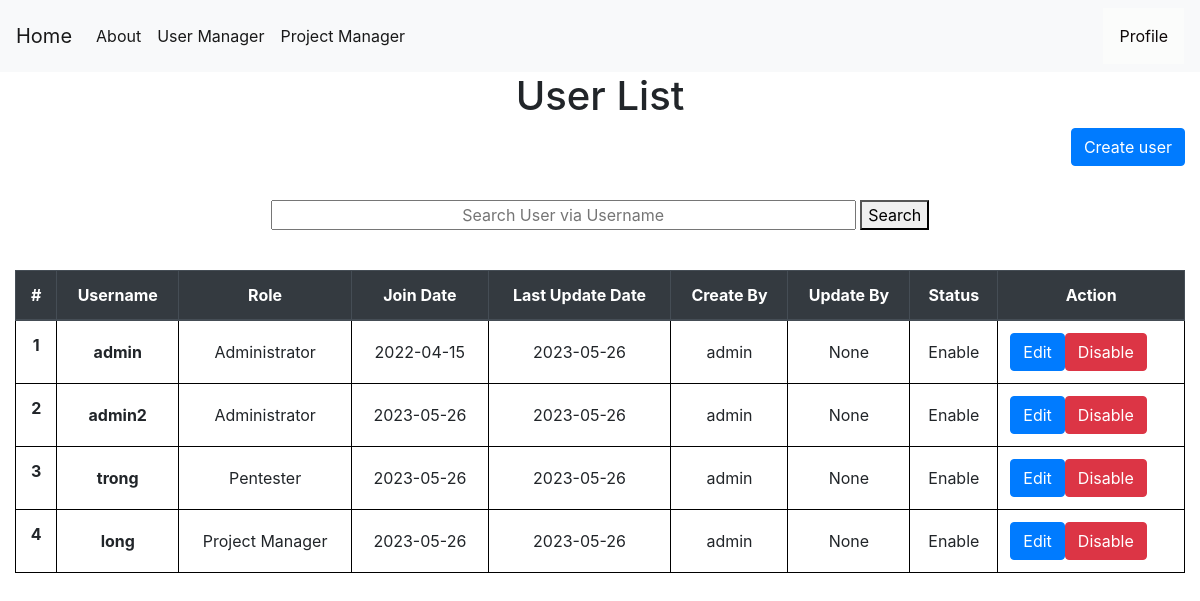
The app's page /enableaccount (signed in), older data.
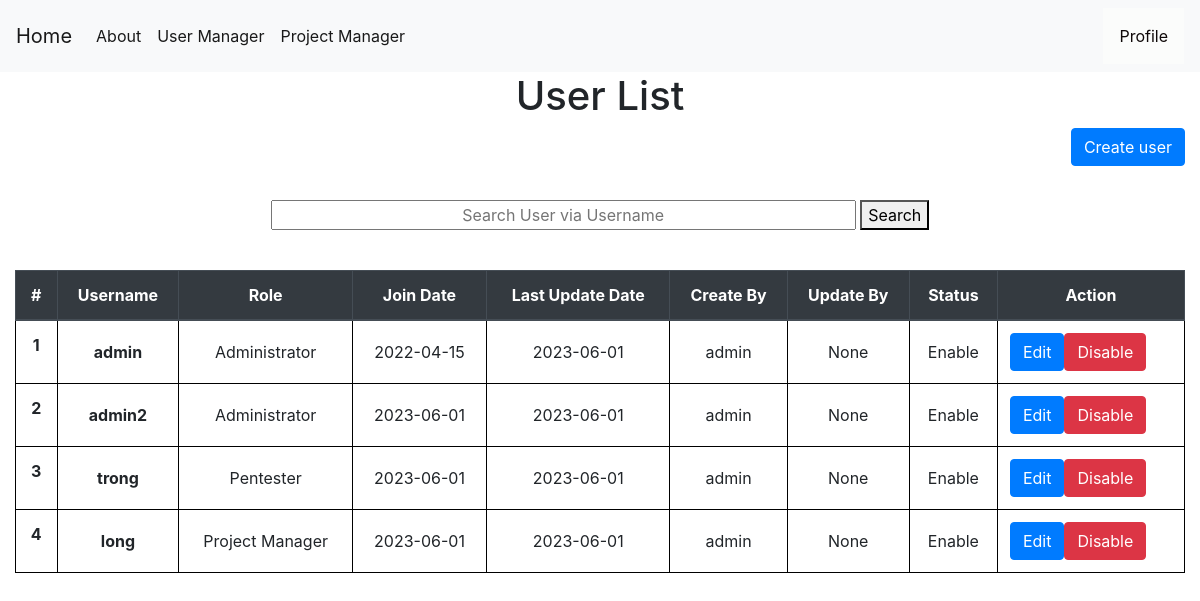
The same page, newer data.
### tables this page shows
CREATE TABLE users (
    userid INTEGER PRIMARY KEY AUTOINCREMENT,
    username TEXT NOT NULL,
    password TEXT NOT NULL,
    join_date date NOT NULL,
    update_date date,
    create_by TEXT NOT NULL,
    update_by TEXT,
    isactive INTEGER NOT NULL,
    role TEXT NOT NULL
);

### app.py (the view, shortened to what this page needs)
@app.route("/enableaccount", methods=('GET', 'POST'))
def enableaccount():
    if session["userid"] == None:
        return redirect(url_for('login'))
    currentuser = get_current_user()
    if currentuser["role"] != 'Administrator':
        return render_template('403.html',)
    msg = ''
    conn = get_db_connection()
    users = conn.execute('SELECT * FROM users').fetchall()
    conn.commit()
    conn.close()
    return render_template('show_user.html', currentuser=currentuser,users=users,msg=msg)

### app.py (called while the page is built)
def get_db_connection():
    conn = sqlite3.connect('database.db')
    conn.row_factory = sqlite3.Row
    return conn

def get_current_user():
    userid = session["userid"]
    conn = get_db_connection()
    user = conn.execute('SELECT * FROM users WHERE userid = ?',(userid,)).fetchone()
    conn.commit()
    conn.close()
    return user

### templates/show_user.html (shortened to what this page needs)
{% extends 'base.html' %}
{% block content %}
    <center><h1>{% block title %}  User List  {% endblock %}</h1></center>
    <link rel= "stylesheet" type= "text/css" href= "{{ url_for('static',filename='css/showuser.css') }}">
    <a href="{{ url_for('add_user')}}" class="btn btn-primary" style="float: right;" role="button" aria-pressed="true">Create user</a>
  <center>
  <form action="{{ url_for('search_user') }}" method ="GET">
    <input style="text-align: center;width:50%;" name="username" type="username" placeholder="Search User via Username" />
    <button>Search</button>
  </form>
</center></br>
    <table class="table">
        <thead class="thead-dark" text-align="center" style="text-align: center;width:100%;">
          <tr>
            <th style="text-align: center"scope="col">#</th>
            <th style="text-align: center"scope="col">Username</th>
            <th style="text-align: center"scope="col">Role</th>
            <th style="text-align: center"scope="col">Join Date</th>
            <th style="text-align: center"scope="col">Last Update Date</th>
            <th style="text-align: center"scope="col">Create By</th>
            <th style="text-align: center"scope="col">Update By</th>
            <th style="text-align: center"scope="col">Status</th>
            <th style="text-align: center"scope="col">Action</th>
          </tr>
        </thead>
        <tbody>
        {% for user in users %}
          <tr>
            <th style="text-align: center"class="counterCell"></th>
            <th style="text-align: center"class="align-middle"  scope="row">{{ user.username }}</th>
            <td style="text-align: center"class="align-middle" >{{ user.role }}</td>
            <td style="text-align: center"class="align-middle" >{{ user.join_date }}</td>
            <td style="text-align: center"class="align-middle" >{{ user.update_date }}</td>
            <td style="text-align: center"class="align-middle" >{{ user.create_by }}</td>
            <td style="text-align: center"class="align-middle" >{{ user.update_by }}</td>
            {% if user.isactive == 1 %}
            <td style="text-align: center"class="align-middle">Enable</td>
            {%else%}
            <td style="text-align: center"class="align-middle">Disable</td>
            {% endif %}
            <td style="text-align: center"class="align-middle">
              <span style="float:left;">
              <a href="{{ url_for('edituser',id= user.userid) }} "class="btn btn-primary">Edit</a>
              </span>
              {% if user.isactive == 1 %}
              <span style="float:left;">
              <form action="{{ url_for('showuser') }}" method=post >
                  <button id="disable" type=submit class="btn btn-danger" >Disable</button>
              </form>
            </span>
            {% endif %}
            </td>
          </tr>
        {% endfor %}
        </tbody>
      </table>
{% endblock %}

Row changes from the older to the newer data that the page shows:
changed users (number 1 of 4 on the later page): update_date "2023-05-26" → "2023-06-01"
changed users "admin2": join_date "2023-05-26" → "2023-06-01"; update_date "2023-05-26" → "2023-06-01"
changed users "trong": join_date "2023-05-26" → "2023-06-01"; update_date "2023-05-26" → "2023-06-01"
changed users "long": join_date "2023-05-26" → "2023-06-01"; update_date "2023-05-26" → "2023-06-01"
